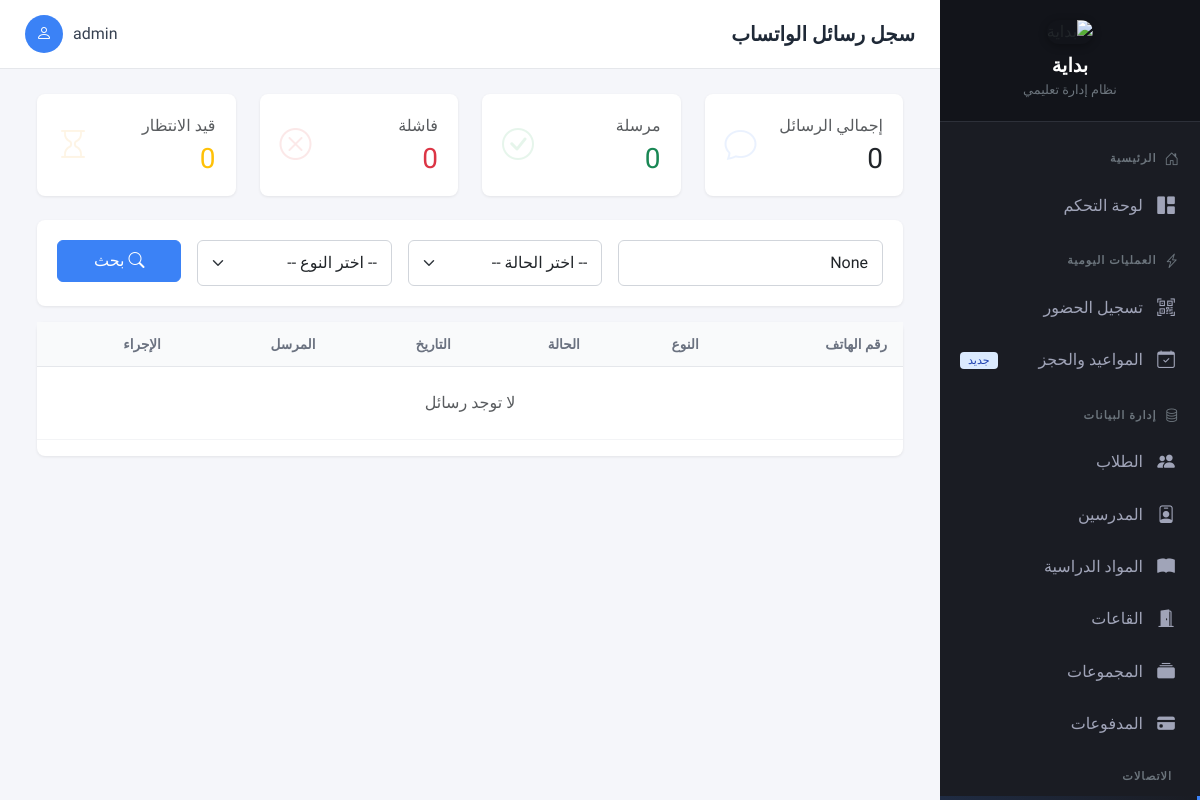
The page /notifications/whatsapp/history/ (signed in) on the database as committed earlier.
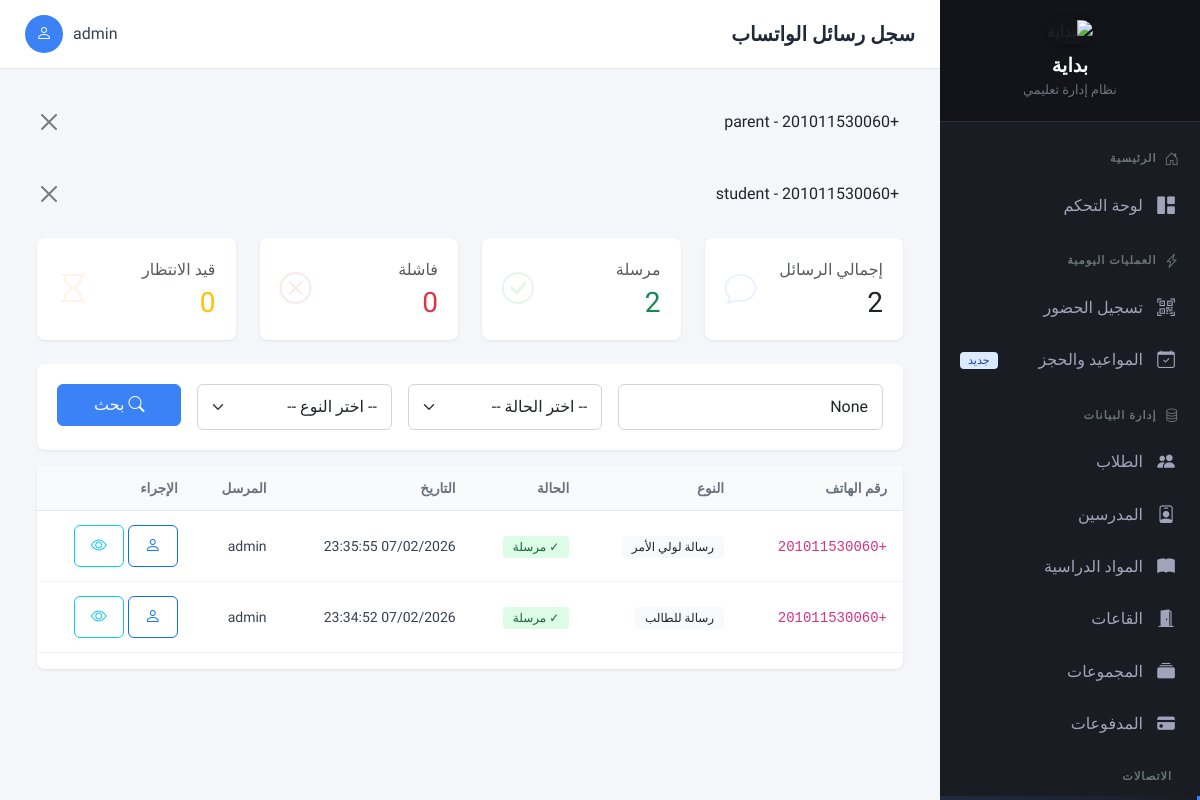
The same page on the database as committed later.
### apps/notifications/models.py (models this page shows)
class WhatsAppMessage(models.Model):
    STATUS_CHOICES = [
        ('pending', 'قيد الانتظار'),
        ('sent', 'تم الإرسال'),
        ('failed', 'فشل الإرسال'),
        ('delivered', 'تم التسليم'),
    ]
    MESSAGE_TYPE_CHOICES = [
        ('student', 'رسالة للطالب'),
        ('parent', 'رسالة لولي الأمر'),
        ('group', 'رسالة جماعية'),
        ('attendance', 'تقرير الحضور'),
        ('payment', 'تقرير المدفوعات'),
        ('custom', 'رسالة مخصصة'),
    ]
    message_id = models.AutoField(primary_key=True)
    phone_number = models.CharField(max_length=20, verbose_name="رقم الهاتف")
    message_text = models.TextField(verbose_name="نص الرسالة")
    message_type = models.CharField(
        max_length=20,
        choices=MESSAGE_TYPE_CHOICES,
        default='custom',
        verbose_name="نوع الرسالة"
    )
    student = models.ForeignKey(
        Student,
        on_delete=models.SET_NULL,
        null=True,
        blank=True,
        related_name='whatsapp_messages',
        verbose_name="الطالب"
    )
    group = models.ForeignKey(
        Group,
        on_delete=models.SET_NULL,
        null=True,
        blank=True,
        related_name='whatsapp_messages',
        verbose_name="المجموعة"
    )
    sent_by = models.ForeignKey(
        User,
        on_delete=models.SET_NULL,
        null=True,
        blank=True,
        related_name='whatsapp_messages_sent',
        verbose_name="المُرسِل"
    )
    status = models.CharField(
        max_length=20,
        choices=STATUS_CHOICES,
        default='pending',
        verbose_name="حالة الرسالة"
    )
    sent_at = models.DateTimeField(null=True, blank=True, verbose_name="وقت الإرسال")
    delivered_at = models.DateTimeField(null=True, blank=True, verbose_name="وقت التسليم")
    created_at = models.DateTimeField(auto_now_add=True, verbose_name="وقت الإنشاء")
    updated_at = models.DateTimeField(auto_now=True, verbose_name="آخر تحديث")
    error_message = models.TextField(blank=True, verbose_name="رسالة الخطأ")
    notes = models.TextField(blank=True, verbose_name="ملاحظات")
    class Meta:
        db_table = 'whatsapp_messages'
        verbose_name = 'رسالة واتساب'
        verbose_name_plural = 'رسائل واتساب'
        ordering = ['-created_at']
        indexes = [
            models.Index(fields=['status', '-created_at']),
            models.Index(fields=['phone_number', '-created_at']),
            models.Index(fields=['message_type', '-created_at']),
        ]
    def __str__(self):
        return f"{self.phone_number} - {self.message_type}"

### apps/accounts/models.py (models this page shows, shortened)
class User(AbstractUser):
    ROLE_CHOICES = [
        ('admin', 'مدير النظام'),
        ('supervisor', 'مشرف الحضور'),
        ('teacher', 'مدرس'),
    ]
    user_id = models.AutoField(primary_key=True)
    role = models.CharField(
        max_length=20,
        choices=ROLE_CHOICES,
        default='supervisor',
        verbose_name='الدور'
    )
    phone = models.CharField(
        max_length=17,
        blank=True,
        verbose_name='رقم الهاتف'
    )
    is_active = models.BooleanField(default=True)
    created_at = models.DateTimeField(auto_now_add=True)
    updated_at = models.DateTimeField(auto_now=True)
    class Meta:
        db_table = 'users'
        verbose_name = 'مستخدم'
        verbose_name_plural = 'المستخدمين'

### apps/notifications/views.py (the view)
# urls.py: path('whatsapp/history/', views.message_history, name='message_history'),
@login_required
def message_history(request):
    messages_query = WhatsAppMessage.objects.all()
    status = request.GET.get('status')
    if status:
        messages_query = messages_query.filter(status=status)
    msg_type = request.GET.get('type')
    if msg_type:
        messages_query = messages_query.filter(message_type=msg_type)
    search = request.GET.get('search')
    if search:
        messages_query = messages_query.filter(
            Q(phone_number__icontains=search) |
            Q(message_text__icontains=search)
        )
    messages_query = messages_query.order_by('-created_at')
    message_count = messages_query.count()
    stats = {
        'total': message_count,
        'sent': messages_query.filter(status='sent').count(),
        'failed': messages_query.filter(status='failed').count(),
        'pending': messages_query.filter(status='pending').count(),
    }
    context = {
        'messages': messages_query[:100],  # آخر 100 رسالة
        'stats': stats,
        'status_filter': status,
        'type_filter': msg_type,
        'search_query': search,
        'page_title': 'سجل الرسائل'
    }
    return render(request, 'notifications/message_history.html', context)

### templates/notifications/message_history.html (shortened to what the changed rows need)
{% extends 'base.html' %}
{% block page_title %}سجل رسائل الواتساب{% endblock %}
{% block content %}
<div class="container-fluid">
    <div class="row mb-4">
        <div class="col-md-3">
            <div class="card">
                <div class="card-body">
                    <div class="d-flex justify-content-between align-items-center">
                        <div>
                            <p class="text-muted mb-1">إجمالي الرسائل</p>
                            <h3 class="mb-0">{{ stats.total }}</h3>
                        </div>
                    </div>
                </div>
            </div>
        </div>
        <div class="col-md-3">
            <div class="card">
                <div class="card-body">
                    <div class="d-flex justify-content-between align-items-center">
                        <div>
                            <p class="text-muted mb-1">مرسلة</p>
                            <h3 class="mb-0 text-success">{{ stats.sent }}</h3>
                        </div>
                    </div>
                </div>
            </div>
        </div>
    </div>
    <div class="card mb-3">
    </div>
    <div class="card">
        <div class="table-responsive">
            <table class="table table-hover mb-0">
                <thead class="table-light">
                    <tr>
                        <th>رقم الهاتف</th>
                        <th>النوع</th>
                        <th>الحالة</th>
                        <th>التاريخ</th>
                        <th>المرسل</th>
                        <th>الإجراء</th>
                    </tr>
                </thead>
                <tbody>
                    {% for message in messages %}
                    <tr>
                        <td>
                            <code>{{ message.phone_number }}</code>
                        </td>
                        <td>
                            <span class="badge bg-light text-dark">{{ message.get_message_type_display }}</span>
                        </td>
                        <td>
                            {% if message.status == 'sent' %}
                            <span class="badge bg-success">✓ مرسلة</span>
                            {% elif message.status == 'failed' %}
                            <span class="badge bg-danger">✗ فاشلة</span>
                            {% elif message.status == 'pending' %}
                            <span class="badge bg-warning text-dark">⏳ قيد الانتظار</span>
                            {% elif message.status == 'delivered' %}
                            <span class="badge bg-info">✓ مسلمة</span>
                            {% endif %}
                        </td>
                        <td>
                            <small>{{ message.created_at|date:"d/m/Y H:i:s" }}</small>
                        </td>
                        <td>
                            <small>{{ message.sent_by.get_full_name|default:message.sent_by.username }}</small>
                        </td>
                        <td>
                            {% if message.student %}
                            <a href="{% url 'students:detail' message.student.student_id %}" class="btn btn-xs btn-outline-primary" title="عرض الطالب">
                                <i class="bi bi-person"></i>
                            </a>
                            {% endif %}
                            <button type="button" class="btn btn-xs btn-outline-info" data-bs-toggle="modal" data-bs-target="#messageModal{{ message.message_id }}" title="عرض الرسالة">
                                <i class="bi bi-eye"></i>
                            </button>
                        </td>
                    </tr>
                    {% empty %}
                    <tr>
                        <td colspan="6" class="text-center text-muted py-4">
                            لا توجد رسائل
                        </td>
                    </tr>
                    {% endfor %}
                </tbody>
            </table>
        </div>
    </div>
</div>
{% endblock %}

### templates/base.html (shortened to what the changed rows need)
<!DOCTYPE html>
<html lang="ar" dir="rtl">
<head>
    <link href="https://cdn.jsdelivr.net/npm/bootstrap@5.3.2/dist/css/bootstrap.rtl.min.css" rel="stylesheet">
    <link rel="stylesheet" href="https://cdn.jsdelivr.net/npm/bootstrap-icons@1.11.1/font/bootstrap-icons.css">
</head>
<body>
    <div class="main-wrapper">
        <header class="top-header">
            <div class="d-flex align-items-center">
                <h1 class="page-title">{% block page_title %}لوحة التحكم{% endblock %}</h1>
            </div>
        </header>
        <main class="content-area">
            {% if messages %}
            {% for message in messages %}
            <div class="alert alert-{{ message.tags }} alert-dismissible fade show" role="alert">
                {{ message }}
                <button type="button" class="btn-close" data-bs-dismiss="alert"></button>
            </div>
            {% endfor %}
            {% endif %}
            {% block content %}{% endblock %}
        </main>
    </div>
</body>
</html>

Rows that differ between the two databases and show on the page:
added WhatsAppMessage: phone_number+message_type "+201011530060 - parent", phone_number "+201011530060", message_type "رسالة لولي الأمر", status "✓ مرسلة", created_at "07/02/2026 23:35:55", sent_by.get_full_name "admin"
added WhatsAppMessage: phone_number+message_type "+201011530060 - student", phone_number "+201011530060", message_type "رسالة للطالب", status "✓ مرسلة", created_at "07/02/2026 23:34:52", sent_by.get_full_name "admin"
Other text that changed with them:
{{ stats.total }}: "0" → "2"
{{ stats.sent }}: "0" → "2"
text no longer shown: "لا توجد رسائل"
